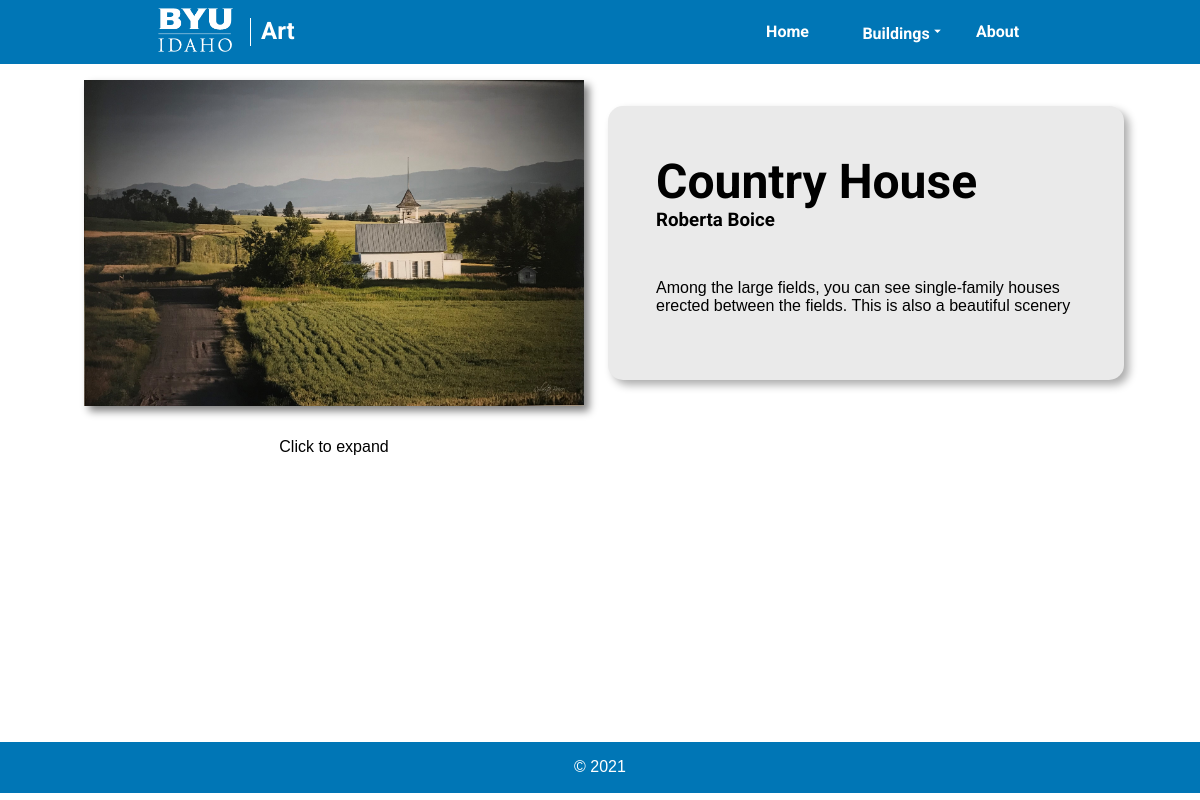
The app's page /art/8 with its own data.
### art/models.py (models this page shows, shortened)
class Artwork(models.Model):
    title = models.CharField(max_length=255)
    artist_name = models.ForeignKey(Artist, null=True, blank=True, on_delete=models.CASCADE)
    year_created = models.IntegerField(null=True, blank=True)
    picture = models.ImageField(upload_to="pictures/")
    building = models.ManyToManyField('Building_Name', related_name='artwork')
    categories = models.ManyToManyField('Category', related_name='artwork')
    floor = models.IntegerField(validators=[MinValueValidator(0), MaxValueValidator(5)], default=1)
    description = models.CharField(max_length=500, blank=True)

class Artist(models.Model):
    first_name = models.CharField(max_length=50)
    last_name = models.CharField(max_length=50)
    def __str__(self):
        return self.first_name + " " + self.last_name

### art/views.py (the view)
# urls.py: path("art/<int:pk>", ArtDetailView.as_view(), name="artwork_detail")
class ArtDetailView(DetailView):
    model = Artwork
    template_name = "artwork_detail.html"
    def get_context_data(self, **kwargs):
        context = super(ArtDetailView, self).get_context_data(**kwargs)
        context['building_names'] = Building_Name.objects.all().order_by('name')
        return context

### art/templates/artwork_detail.html (shortened to what this page needs)
{% extends 'base.html' %}
{% load tags %}
{% load static %}
{% block content %}
<main>
    <div id="detail-grid" style="box-sizing: border-box;">
        <img id="detail-image" src="../../../media/{{ object.picture }}" alt="{{ object.picture }}">
        <div id="detail-info">
            <h1 id="title">{{ object.title }}</h1>
            {% if object.artist_name != None %}
            <h3 id="artist-name">{{ object.artist_name }} </h3>
            {% endif %}
            {% if object.description != None %}
            <p id="description">{{ object.description }}</p>
            {% endif %}
        </div>
        <p id="expand">Click to expand</p>
    </div>
</main>
{% endblock %}

### art/static/style.css (style rules this page uses)
html { font-size: 16px; width: 100%; }
body { margin: 0; font-family: 'Noto Sans JP', sans-serif; width: 100%; overflow-x: hidden; min-height: 100vh; height: 100vh; }
h1, h2, h3, h4, h5, h6 { font-family: 'Roboto', sans-serif; }
main { min-height: 84.8%; }
#detail-grid { display: grid; grid-template-columns: 1fr 1fr; width: 90%; margin: auto; padding: 1rem; grid-gap: 1rem; }
#detail-image { max-width: 500px; display: block; margin: auto; box-shadow: 5px 5px 8px grey; transition: .5s ease; }
#detail-info { max-width: 500px; padding: 3rem; background-color: #EAEAEA; border-radius: 15px; box-shadow: 5px 5px 8px #adadad; margin: auto 0; }
#title { font-size: 3rem; margin: 0; }
#artist-name { display: inline; }
#description { margin-top: 3rem; }
#expand { text-align: center; }

### records on screen
Artwork: picture (picture), title "Country House", artist_name "Roberta Boice", description "Among the large fields, you can see single-family houses erected between the fields. This is also a beautiful scenery"
